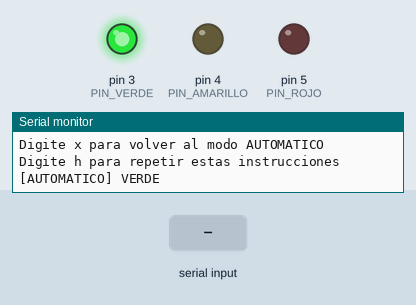
The sketch below on a simulated Arduino Uno, built with avr-gcc and run on an emulated ATmega328P. Parts: output pins drawn as LEDs (lit = HIGH), the last lines printed to the serial monitor. The inputs (shaded band) are chosen by the test bench.

Above: at 2.9 s.
3.0 s: "r\n" received over Serial
At 4.2 s:
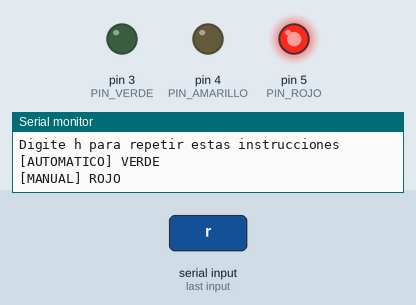
4.5 s: byte 97 ('a') received over Serial
At 5.4 s:
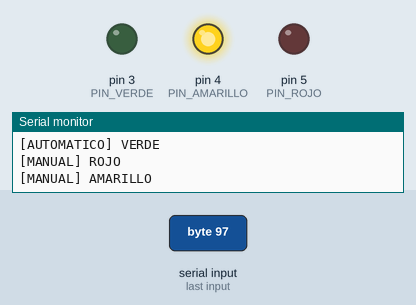
6.0 s: byte 118 ('v') received over Serial
At 6.5 s:
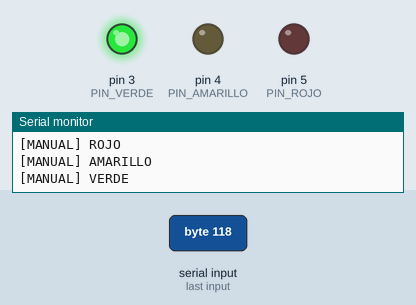
7.5 s: byte 120 ('x') received over Serial
9.0 s: "R\n" received over Serial
At 10.0 s:
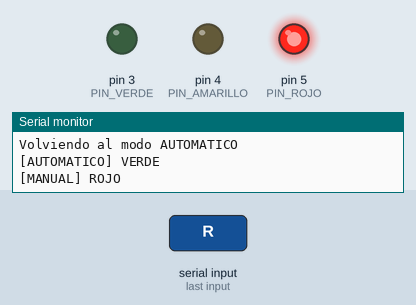
12.0 s: "a\n" received over Serial
At 12.3 s:
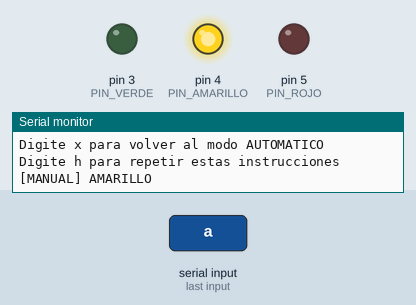
Timing chart, 0 to 14.5 s (numbered marks = the images above; inputs shaded):
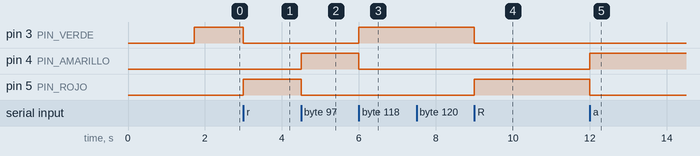

The sketch:

Ejercicio1_SemaforoVehicular.ino
```cpp
// Ejercicio 1: Semaforo vehicular con modo manual por Monitor Serial
// Arduino UNO R4 WiFi + modulo Keyestudio Traffic Light
// Conexiones: R -> D5, Y -> D4, G -> D3, GND -> GND
// Comandos: r = rojo, a = amarillo, v = verde (modo manual)
//           x = volver al modo automatico, h = ayuda

// Pines del modulo semaforo
const int PIN_ROJO = 5;
const int PIN_AMARILLO = 4;
const int PIN_VERDE = 3;

// Tiempos de cada color en milisegundos (1000 ms = 1 s)
const unsigned long TIEMPO_VERDE = 5000;
const unsigned long TIEMPO_AMARILLO = 2000;
const unsigned long TIEMPO_ROJO = 5000;

// Cada cuantos milisegundos se repiten las instrucciones
const unsigned long INTERVALO_MENU = 5000;

// Identificadores de los colores
const int VERDE = 0;
const int AMARILLO = 1;
const int ROJO = 2;

int colorActual = VERDE;            // color encendido ahora
bool modoManual = false;            // false = automatico, true = manual
unsigned long inicioColor = 0;      // momento en que se encendio el color
unsigned long ultimoMenu = 0;       // momento del ultimo envio del menu

// Muestra las instrucciones en el Monitor Serial
void mostrarMenu() {
  Serial.println("SEMAFORO VEHICULAR - ARDUINO UNO R4 WIFI");
  Serial.println("----------------------------------------");
  Serial.println("Digite r para ROJO (modo manual)");
  Serial.println("Digite a para AMARILLO (modo manual)");
  Serial.println("Digite v para VERDE (modo manual)");
  Serial.println("Digite x para volver al modo AUTOMATICO");
  Serial.println("Digite h para repetir estas instrucciones");
}

// Devuelve cuanto dura cada color en el modo automatico
unsigned long duracionColor(int color) {
  if (color == VERDE) return TIEMPO_VERDE;
  if (color == AMARILLO) return TIEMPO_AMARILLO;
  return TIEMPO_ROJO;
}

// Apaga las tres luces y enciende solo la del color pedido
void ponerColor(int color) {
  digitalWrite(PIN_ROJO, LOW);
  digitalWrite(PIN_AMARILLO, LOW);
  digitalWrite(PIN_VERDE, LOW);

  if (color == ROJO) {
    digitalWrite(PIN_ROJO, HIGH);
  } else if (color == AMARILLO) {
    digitalWrite(PIN_AMARILLO, HIGH);
  } else {
    digitalWrite(PIN_VERDE, HIGH);
  }

  colorActual = color;
  inicioColor = millis();           // reinicia el cronometro del color

  // Informa el modo y el color por el Monitor Serial
  if (modoManual) {
    Serial.print("[MANUAL] ");
  } else {
    Serial.print("[AUTOMATICO] ");
  }
  if (color == ROJO) {
    Serial.println("ROJO");
  } else if (color == AMARILLO) {
    Serial.println("AMARILLO");
  } else {
    Serial.println("VERDE");
  }
}

// Interpreta un caracter recibido por el Monitor Serial
void atenderComando(char dato) {
  if (dato == 'r' || dato == 'R') {
    modoManual = true;
    ponerColor(ROJO);
  } else if (dato == 'a' || dato == 'A') {
    modoManual = true;
    ponerColor(AMARILLO);
  } else if (dato == 'v' || dato == 'V') {
    modoManual = true;
    ponerColor(VERDE);
  } else if (dato == 'x' || dato == 'X') {
    modoManual = false;
    Serial.println("Volviendo al modo AUTOMATICO");
    ponerColor(VERDE);              // el ciclo automatico empieza en verde
  } else if (dato == 'h' || dato == 'H') {
    mostrarMenu();
    ultimoMenu = millis();
  } else if (dato != '\r' && dato != '\n' && dato != ' ') {
    // Se ignoran los finales de linea y los espacios
    Serial.println("Comando no valido. Use r, a, v, x o h.");
  }
}

void setup() {
  pinMode(PIN_ROJO, OUTPUT);
  pinMode(PIN_AMARILLO, OUTPUT);
  pinMode(PIN_VERDE, OUTPUT);

  Serial.begin(9600);
  delay(1500);                      // pausa inicial para el enlace USB

  mostrarMenu();
  ultimoMenu = millis();
  ponerColor(VERDE);                // el semaforo arranca en verde
}

void loop() {
  unsigned long ahora = millis();

  // Repite las instrucciones aunque el monitor se abra mas tarde
  if (ahora - ultimoMenu >= INTERVALO_MENU) {
    mostrarMenu();
    ultimoMenu = ahora;
  }

  // Atiende todos los caracteres recibidos sin esperar
  while (Serial.available() > 0) {
    char dato = Serial.read();
    atenderComando(dato);
  }

  // En modo automatico, cambia de color cuando termina su tiempo
  // (se lee millis() de nuevo porque un comando pudo reiniciar el cronometro)
  ahora = millis();
  if (!modoManual && (ahora - inicioColor >= duracionColor(colorActual))) {
    if (colorActual == VERDE) {
      ponerColor(AMARILLO);
    } else if (colorActual == AMARILLO) {
      ponerColor(ROJO);
    } else {
      ponerColor(VERDE);
    }
  }
}
```

Measured:
- after the input at 3.0 s, pin 3 (PIN_VERDE): HIGH → LOW at once; pin 5 (PIN_ROJO): LOW → HIGH at once
- after the input at 4.5 s, pin 4 (PIN_AMARILLO): LOW → HIGH at once; pin 5 (PIN_ROJO): HIGH → LOW at once
- after the input at 6.0 s, pin 3 (PIN_VERDE): LOW → HIGH at once; pin 4 (PIN_AMARILLO): HIGH → LOW at once
- after the input at 9.0 s, pin 3 (PIN_VERDE): HIGH → LOW at once; pin 5 (PIN_ROJO): LOW → HIGH at once
- after the input at 12.0 s, pin 4 (PIN_AMARILLO): LOW → HIGH at once; pin 5 (PIN_ROJO): HIGH → LOW at once
